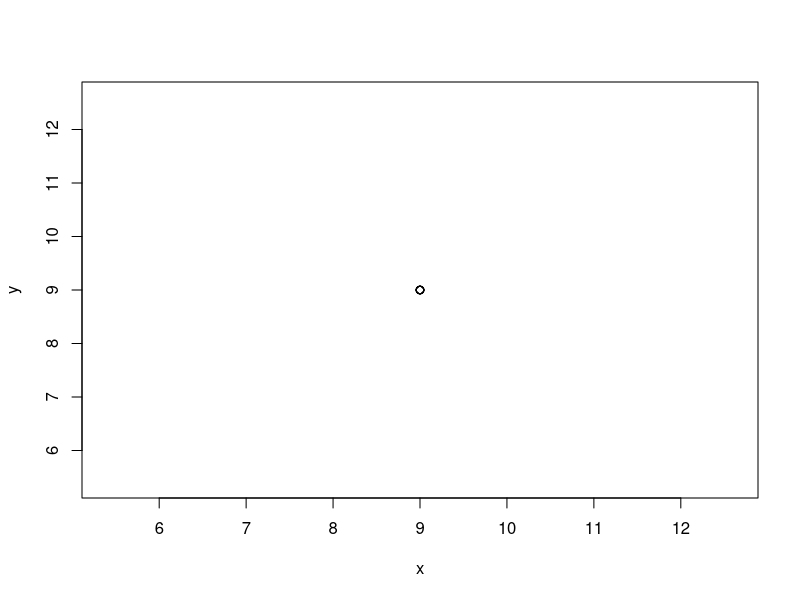

Source code (R):
###___ this is a test

x <- rep(9, 9)
y <- rep(9, 9)
plot(x,y)

## changes 2

### this is following http://www.r-bloggers.com/rstudio-and-github/